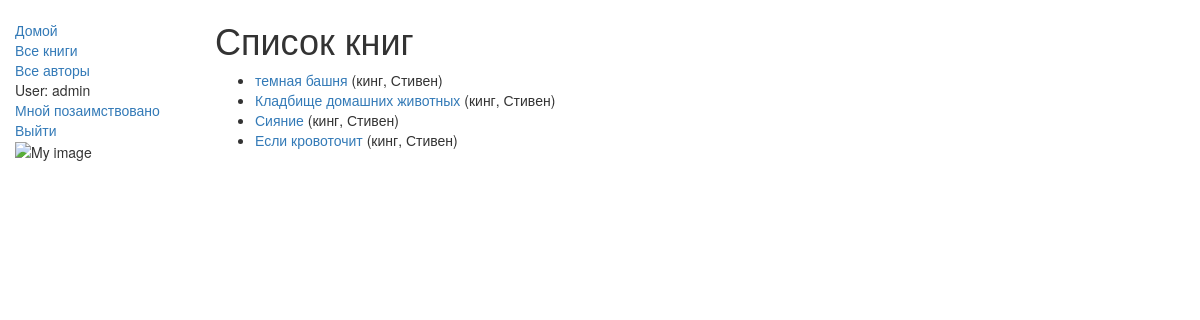
Page /catalog/books/ (signed in) on the committed database.
### catalog/models.py (models this page shows, shortened)
class Book(models.Model):
    title = models.CharField(max_length=200)
    author = models.ForeignKey('Author', on_delete=models.SET_NULL, null=True)
    summary = models.TextField(max_length=1000, help_text="Enter a brief description of the book")
    isbn = models.CharField('ISBN', max_length=13,
                            help_text='13 Character <a href= "https://www.isbn-international.org/content/what-isbn"> ISBN number</a>')
    genre = models.ManyToManyField(Genre, help_text="Select a genre for this book")
    def display_genre(self):
        return ', '.join([genre.name for genre in self.genre.all()[:3]])
    display_genre.short_description = 'Genre'
    def get_absolute_url(self):
        return reverse('book-detail', args=[str(self.id)])

class Author(models.Model):
    first_name = models.CharField(max_length=100)
    last_name = models.CharField(max_length=100)
    date_of_birth = models.DateField(null=True, blank=True)
    date_of_death = models.DateField('Died', null=True, blank=True)
    def __str__(self):
        return '{0}, {1}'.format(self.last_name, self.first_name)

### catalog/views.py (the view, shortened to what this page needs)
# urls.py: path('books/', views.BookListView.as_view(), name='books'),
class BookListView(generic.ListView):
    model = Book

### catalog/templates/catalog/book_list.html (shortened to what this page needs)
{% extends "base_generic.html" %}
{% block content %}
    <h1>Список книг</h1>
    {% if book_list %}
    <ul>
      {% for book in book_list %}
      <li>
        <a href="{{ book.get_absolute_url }}">{{ book.title }}</a> ({{book.author}})
      </li>
      {% endfor %}
    </ul>
    {% else %}
      <p>There are no books in the library.</p>
    {% endif %}
{% endblock %}

### catalog/templates/base_generic.html (shortened to what this page needs)
<!DOCTYPE html>
<html lang="en">
<head>
    <link rel="stylesheet" href="https://maxcdn.bootstrapcdn.com/bootstrap/3.3.7/css/bootstrap.min.css">
    {% load static %}
    <link rel="stylesheet" href="{% static 'css/styles.css' %}">
</head>
<body>
<div class="container-fluid">
    <div class="row">
        <div class="col-sm-2">
            {% block sidebar %}
            <ul class="sidebar-nav">
                <li><a href="{% url 'index' %}">Домой</a></li>
                <li><a href="{% url 'books' %}">Все книги</a></li>
                <li><a href="{% url 'authors' %}">Все авторы</a></li>
                {% if user.is_authenticated %}
                <li>User: {{ user.get_username }}</li>
                <li><a href="{% url 'my-borrowed' %}">Мной позаимствовано</a></li>
                <li><a href="{% url 'logout'%}?next={{request.path}}">Выйти</a></li>
                {% else %}
                <li><a href="{% url 'login'%}?next={{request.path}}">Логин</a></li>
                {% endif %}
                {% load static %}
                <img src="{% static 'catalog/images/local_library_model_uml.png' %}" alt="My image" style="width:555px;height:540px;"/>
            </ul>
            {% endblock %}
        </div>
        <div class="col-sm-10 ">
            {% block content %}{% endblock %}
        </div>
    </div>
</div>
</body>
</html>

### catalog/static/css/styles.css (style rules this page uses)
.sidebar-nav { margin-top: 20px; padding: 0; list-style: none; }

### rows in the picture
Book: title "темная башня", author "кинг, Стивен"
Book: title "Кладбище домашних животных", author "кинг, Стивен"
Book: title "Сияние", author "кинг, Стивен"
Book: title "Если кровоточит", author "кинг, Стивен"

### other values in the picture
{{ user.get_username }} "admin"
